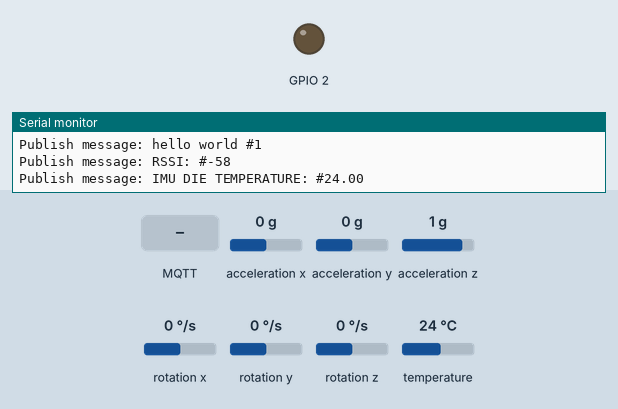
This sketch was run on a simulated ESP8266 (NodeMCU). Parts: output pins drawn as LEDs (lit = HIGH), the last lines printed to the serial monitor. Inputs (shaded band) come from the test bench; at power-on: acceleration x 0 g, acceleration y 0 g, acceleration z 1 g, rotation x 0 °/s, rotation y 0 °/s, rotation z 0 °/s, temperature 24 °C. WiFi joins after 1.5 s; servers stay silent unless stated; random numbers use the default seed unless the sketch sets one; no MQTT or app messages arrive unless stated.

Above: at 2.7 s.
2.8 s: MQTT message "0" arrives on the first subscribed topic
At 3.5 s:
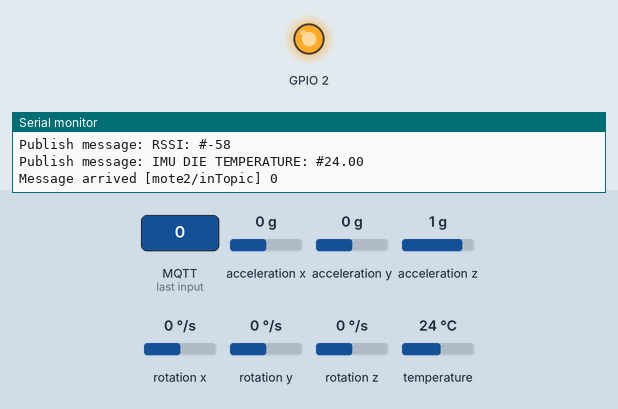
4.3 s: MQTT message "1" arrives on the first subscribed topic
At 4.6 s:
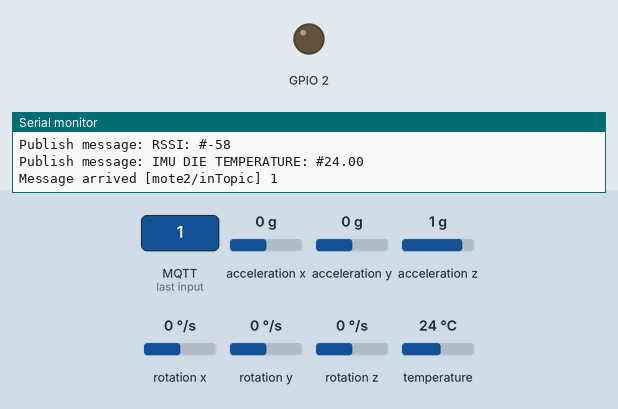
5.8 s: MQTT message "2" arrives on the first subscribed topic
At 6.9 s:
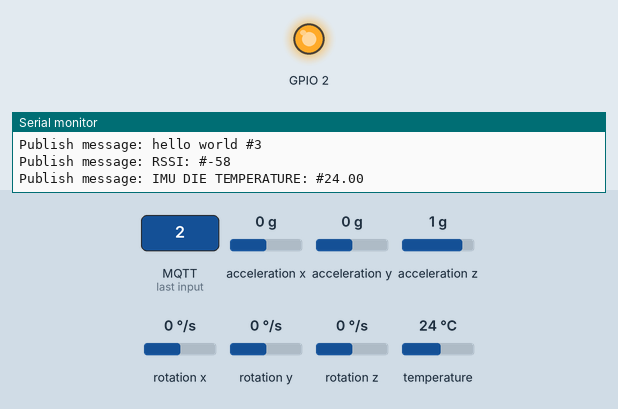
Timing chart, 0 to 8.8 s (numbered marks = the images above; inputs shaded):
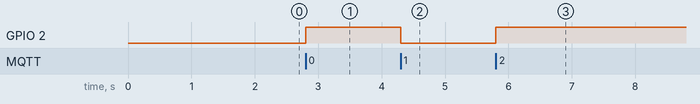

Measured:
- after the input at 2.8 s, GPIO 2: LOW → HIGH at once
- after the input at 4.3 s, GPIO 2: HIGH → LOW at once
- after the input at 5.8 s, GPIO 2: LOW → HIGH at once

The sketch:

mqtt_esp8266_imu.ino
```cpp
/*
 Basic ESP8266 MQTT example

 This sketch demonstrates the capabilities of the pubsub library in combination
 with the ESP8266 board/library.

 It connects to an MQTT server then:
  - publishes "hello world" to the topic "outTopic" every two seconds
  - subscribes to the topic "inTopic", printing out any messages
    it receives. NB - it assumes the received payloads are strings not binary
  - If the first character of the topic "inTopic" is an 1, switch ON the ESP Led,
    else switch it off

 It will reconnect to the server if the connection is lost using a blocking
 reconnect function. See the 'mqtt_reconnect_nonblocking' example for how to
 achieve the same result without blocking the main loop.

 To install the ESP8266 board, (using Arduino 1.6.4+):
  - Add the following 3rd party board manager under "File -> Preferences -> Additional Boards Manager URLs":
       http://arduino.esp8266.com/stable/package_esp8266com_index.json
  - Open the "Tools -> Board -> Board Manager" and click install for the ESP8266"
  - Select your ESP8266 in "Tools -> Board"

*/

#include <ESP8266WiFi.h>
#include <PubSubClient.h>
#include "MPU9250.h"

// an MPU9250 object with the MPU-9250 sensor on I2C bus 0 with address 0x68
MPU9250 IMU(Wire,0x68);
int status;

// Update these with values suitable for your network.

const char* ssid = "239b44";
const char* password = "damocles222";
//const char* mqtt_server = "192.168.0.17";
const char* mqtt_server = "dci.ddns.net";

WiFiClient espClient;
PubSubClient client(espClient);
long lastMsg = 0;
char msg[50];
int value = 0;

void setup_wifi() {

  delay(10);
  // We start by connecting to a WiFi network
  Serial.println();
  Serial.print("Connecting to ");
  Serial.println(ssid);

  WiFi.begin(ssid, password);

  while (WiFi.status() != WL_CONNECTED) {
    delay(500);
    Serial.print(".");
  }

  randomSeed(micros());

  Serial.println("");
  Serial.println("WiFi connected");
  Serial.println("IP address: ");
  Serial.println(WiFi.localIP());
}

void callback(char* topic, byte* payload, unsigned int length) {
  Serial.print("Message arrived [");
  Serial.print(topic);
  Serial.print("] ");
  for (int i = 0; i < length; i++) {
    Serial.print((char)payload[i]);
  }
  Serial.println();

  // Switch on the LED if an 1 was received as first character
  if ((char)payload[0] == '1') {
    digitalWrite(BUILTIN_LED, LOW);   // Turn the LED on (Note that LOW is the voltage level
    // but actually the LED is on; this is because
    // it is active low on the ESP-01)
  } else {
    digitalWrite(BUILTIN_LED, HIGH);  // Turn the LED off by making the voltage HIGH
  }

}

void reconnect() {
  // Loop until we're reconnected
  while (!client.connected()) {
    Serial.print("Attempting MQTT connection...");
    // Create a random client ID
    String clientId = "ESP8266Client-";
    clientId += String(random(0xffff), HEX);
    // Attempt to connect
    if (client.connect(clientId.c_str())) {
      Serial.println("connected");
      // Once connected, publish an announcement...
      client.publish("outTopic", "hello world");
      // ... and resubscribe
      client.subscribe("mote2/inTopic");
    } else {
      Serial.print("failed, rc=");
      Serial.print(client.state());
      Serial.println(" try again in 5 seconds");
      // Wait 5 seconds before retrying
      delay(5000);
    }
  }
}

void setup() {
  pinMode(BUILTIN_LED, OUTPUT);     // Initialize the BUILTIN_LED pin as an output
  Serial.begin(115200);
  setup_wifi();
  client.setServer(mqtt_server, 1883);
  client.setCallback(callback);


  // start communication with IMU
  status = IMU.begin();
  if (status < 0) {
    Serial.println("IMU initialization unsuccessful");
    Serial.println("Check IMU wiring or try cycling power");
    Serial.print("Status: ");
    Serial.println(status);
    while(1) {}
  }
  // setting the accelerometer full scale range to +/-8G
  IMU.setAccelRange(MPU9250::ACCEL_RANGE_8G);
  // setting the gyroscope full scale range to +/-500 deg/s
  IMU.setGyroRange(MPU9250::GYRO_RANGE_500DPS);
  // setting DLPF bandwidth to 20 Hz
  IMU.setDlpfBandwidth(MPU9250::DLPF_BANDWIDTH_20HZ);
  // setting SRD to 19 for a 50 Hz update rate
  IMU.setSrd(19);


}

void loop() {

  if (!client.connected()) {
    reconnect();
  }
  client.loop();

  long now = millis();
  if (now - lastMsg > 2000) {
    lastMsg = now;
    ++value;
    snprintf (msg, 50, "hello world #%ld", value);
    Serial.print("Publish message: ");
    Serial.println(msg);
    client.publish("mote2/topic1", msg);
    snprintf (msg, 50, "%ld", WiFi.RSSI());
    Serial.print("Publish message: RSSI: #");
    Serial.println(msg);
    client.publish("mote2/rssi", msg);

    IMU.readSensor();
    snprintf (msg, 50, "%2.2f", IMU.getTemperature_C());
    Serial.print("Publish message: IMU DIE TEMPERATURE: #");
    Serial.println(msg);
    client.publish("mote2/imu_temp", msg);
  }
}
```
